Frame 1 (no input): blank canvas, image omitted
Frame 60 (the mouse pressed at the canvas centre just before this capture): blank canvas, image omitted
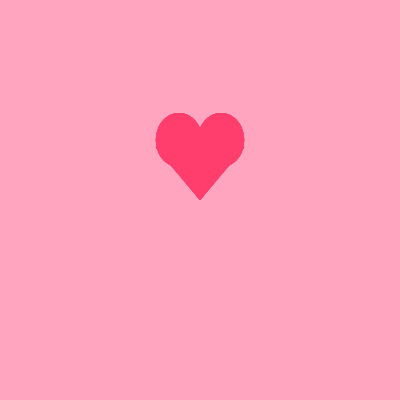
Frame 120 (the mouse held since frame 60 and released just before this capture)

The Processing sketch whose frames 1 and 60 were blank and that drew this single picture after the mouse press (run headless with seeded random() and noise(); from frame 60 on, the mouse is pressed at the canvas centre):

// Processing sketch: processing_51530
// ── processing_51530.pde

//Mitsuko Verdery 
//target drawing program
//Copyright 2012

 float x;
 float y;
 float o;
 float wdth;
 float hght;

void setup()
{
size ( 400, 400);
background(255, 175, 195);
noStroke();
smooth();

o = 15;
x = 200;
y = 250;
wdth = 300;
hght = 300;
}

void draw()
{
fill(#FF90AC, 10);
rect(0, 0, width, height);
drawheart(mouseX, mouseY, wdth, hght);

}

//void drawTarget( int x, int y, int d)
void drawheart(float x, float y, float wd, float ht)
{
  
  fill(255, 62, 110);
  
  triangle(x, y, x - .147*wd, y - .175*ht, x + .147*wd, y - .175*ht);
  ellipse(x - .07*wd, y - .2*ht, .154*wd, .18*ht);
  ellipse(x + .07*wd, y - .2*ht, .154*wd, .18*ht);

}


void mouseClicked()

{
  float s;
  drawheart(100,100,40,40);
  s = random(200);
  drawheart(random(width),random(height),s,s);
  s = random(200);
  drawheart(random(width),random(height),s,s);
  s = random(200);
  drawheart(random(width),random(height),s,s);
  s = random(200);
  drawheart(random(width),random(height),s,s);

}

void keyPressed()

{

if ( keyCode == UP)

{
hght = hght + 5;

}
 if ( keyCode == DOWN)
{
hght = hght - 5;
}

if (keyCode == LEFT)
{
wdth = wdth - 5;

}

if ( keyCode == RIGHT)

{
wdth = wdth + 5;
}

}




                
                
